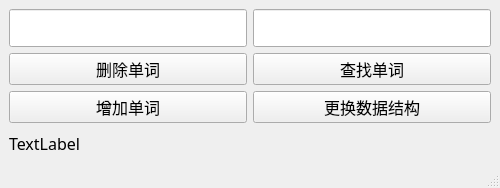
<?xml version="1.0" encoding="UTF-8"?>
<ui version="4.0">
 <class>MainWindow</class>
 <widget class="QMainWindow" name="MainWindow">
  <property name="geometry">
   <rect>
    <x>0</x>
    <y>0</y>
    <width>500</width>
    <height>188</height>
   </rect>
  </property>
  <property name="minimumSize">
   <size>
    <width>500</width>
    <height>188</height>
   </size>
  </property>
  <property name="maximumSize">
   <size>
    <width>500</width>
    <height>188</height>
   </size>
  </property>
  <property name="windowTitle">
   <string>MainWindow</string>
  </property>
  <widget class="QWidget" name="centralwidget">
   <layout class="QGridLayout" name="gridLayout">
    <item row="0" column="0">
     <widget class="QLineEdit" name="englishvalue">
      <property name="font">
       <font>
        <family>Agency FB</family>
        <pointsize>16</pointsize>
       </font>
      </property>
      <property name="locale">
       <locale language="English" country="UnitedStates"/>
      </property>
     </widget>
    </item>
    <item row="0" column="1">
     <widget class="QLineEdit" name="chinesevalue">
      <property name="font">
       <font>
        <family>Agency FB</family>
        <pointsize>16</pointsize>
       </font>
      </property>
      <property name="maxLength">
       <number>32770</number>
      </property>
     </widget>
    </item>
    <item row="1" column="0">
     <widget class="QPushButton" name="remove">
      <property name="font">
       <font>
        <family>Agency FB</family>
        <pointsize>12</pointsize>
       </font>
      </property>
      <property name="text">
       <string>删除单词</string>
      </property>
     </widget>
    </item>
    <item row="1" column="1">
     <widget class="QPushButton" name="find">
      <property name="font">
       <font>
        <family>Agency FB</family>
        <pointsize>12</pointsize>
       </font>
      </property>
      <property name="text">
       <string>查找单词</string>
      </property>
     </widget>
    </item>
    <item row="2" column="0">
     <widget class="QPushButton" name="add">
      <property name="font">
       <font>
        <family>Agency FB</family>
        <pointsize>12</pointsize>
       </font>
      </property>
      <property name="text">
       <string>增加单词</string>
      </property>
     </widget>
    </item>
    <item row="2" column="1">
     <widget class="QPushButton" name="change">
      <property name="font">
       <font>
        <family>Agency FB</family>
        <pointsize>12</pointsize>
       </font>
      </property>
      <property name="text">
       <string>更换数据结构</string>
      </property>
     </widget>
    </item>
    <item row="3" column="0" colspan="2">
     <widget class="QLabel" name="datastruct">
      <property name="sizePolicy">
       <sizepolicy hsizetype="Ignored" vsizetype="Preferred">
        <horstretch>0</horstretch>
        <verstretch>0</verstretch>
       </sizepolicy>
      </property>
      <property name="font">
       <font>
        <family>Agency FB</family>
        <pointsize>12</pointsize>
       </font>
      </property>
      <property name="layoutDirection">
       <enum>Qt::LeftToRight</enum>
      </property>
      <property name="text">
       <string>TextLabel</string>
      </property>
     </widget>
    </item>
   </layout>
  </widget>
  <widget class="QMenuBar" name="menubar">
   <property name="geometry">
    <rect>
     <x>0</x>
     <y>0</y>
     <width>500</width>
     <height>23</height>
    </rect>
   </property>
  </widget>
  <widget class="QStatusBar" name="statusbar"/>
 </widget>
 <resources/>
 <connections/>
</ui>
